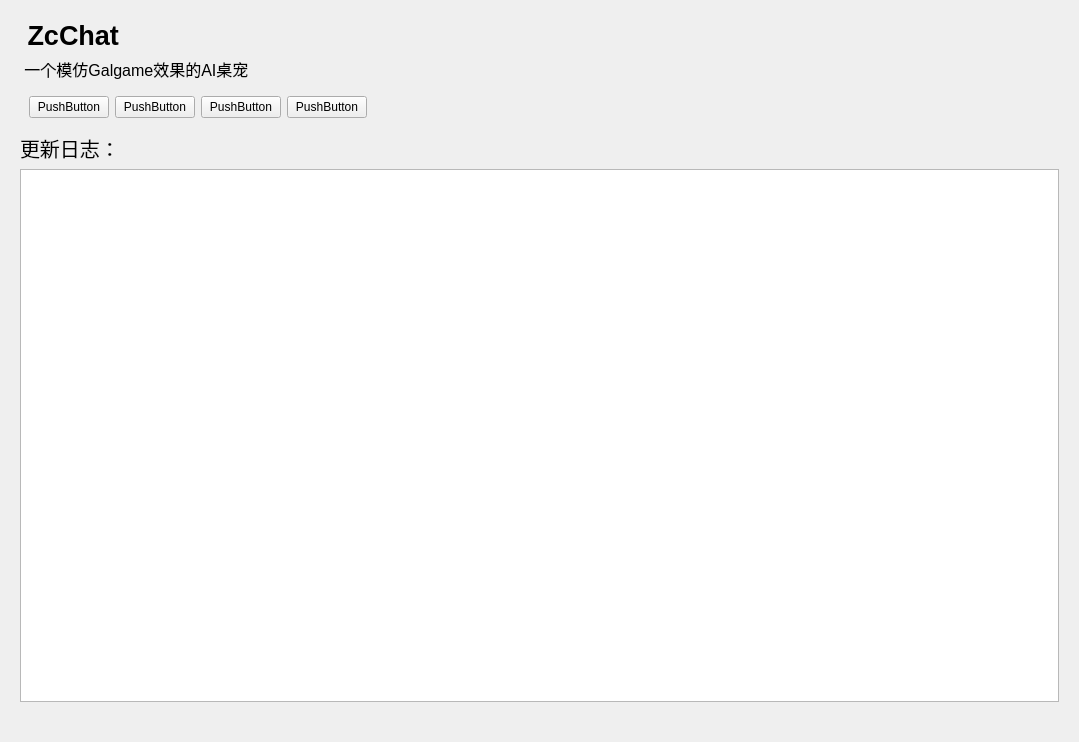
<?xml version="1.0" encoding="UTF-8"?>
<ui version="4.0">
 <class>about</class>
 <widget class="QWidget" name="about">
  <property name="enabled">
   <bool>true</bool>
  </property>
  <property name="geometry">
   <rect>
    <x>0</x>
    <y>0</y>
    <width>1079</width>
    <height>742</height>
   </rect>
  </property>
  <property name="windowTitle">
   <string>Form</string>
  </property>
  <layout class="QVBoxLayout" name="verticalLayout_2" stretch="0,0,0,0,1,0">
   <property name="leftMargin">
    <number>20</number>
   </property>
   <property name="topMargin">
    <number>20</number>
   </property>
   <property name="rightMargin">
    <number>20</number>
   </property>
   <property name="bottomMargin">
    <number>20</number>
   </property>
   <item>
    <widget class="ElaText" name="label">
     <property name="font">
      <font>
       <pointsize>20</pointsize>
       <bold>true</bold>
      </font>
     </property>
     <property name="text">
      <string> ZcChat</string>
     </property>
    </widget>
   </item>
   <item>
    <widget class="ElaText" name="label_2">
     <property name="font">
      <font>
       <pointsize>12</pointsize>
      </font>
     </property>
     <property name="text">
      <string> 一个模仿Galgame效果的AI桌宠</string>
     </property>
    </widget>
   </item>
   <item>
    <layout class="QVBoxLayout" name="verticalLayout">
     <item>
      <widget class="QWidget" name="widget" native="true">
       <layout class="QHBoxLayout" name="horizontalLayout" stretch="0,0,0,0,1">
        <item>
         <widget class="ElaAcrylicUrlCard" name="pushButton">
          <property name="text">
           <string>PushButton</string>
          </property>
         </widget>
        </item>
        <item>
         <widget class="ElaAcrylicUrlCard" name="pushButton_2">
          <property name="text">
           <string>PushButton</string>
          </property>
         </widget>
        </item>
        <item>
         <widget class="ElaAcrylicUrlCard" name="pushButton_3">
          <property name="text">
           <string>PushButton</string>
          </property>
         </widget>
        </item>
        <item>
         <widget class="ElaAcrylicUrlCard" name="pushButton_4">
          <property name="text">
           <string>PushButton</string>
          </property>
         </widget>
        </item>
        <item>
         <spacer name="horizontalSpacer">
          <property name="orientation">
           <enum>Qt::Orientation::Horizontal</enum>
          </property>
          <property name="sizeHint" stdset="0">
           <size>
            <width>40</width>
            <height>20</height>
           </size>
          </property>
         </spacer>
        </item>
       </layout>
      </widget>
     </item>
    </layout>
   </item>
   <item>
    <widget class="ElaText" name="label_3">
     <property name="font">
      <font>
       <pointsize>15</pointsize>
      </font>
     </property>
     <property name="text">
      <string>更新日志：</string>
     </property>
    </widget>
   </item>
   <item>
    <widget class="ElaTableView" name="tableView">
     <property name="editTriggers">
      <set>QAbstractItemView::EditTrigger::NoEditTriggers</set>
     </property>
     <attribute name="horizontalHeaderVisible">
      <bool>false</bool>
     </attribute>
     <attribute name="horizontalHeaderShowSortIndicator" stdset="0">
      <bool>true</bool>
     </attribute>
     <attribute name="horizontalHeaderStretchLastSection">
      <bool>false</bool>
     </attribute>
     <attribute name="verticalHeaderVisible">
      <bool>false</bool>
     </attribute>
    </widget>
   </item>
   <item>
    <widget class="ElaText" name="label_msg">
     <property name="font">
      <font>
       <pointsize>9</pointsize>
      </font>
     </property>
     <property name="text">
      <string/>
     </property>
    </widget>
   </item>
  </layout>
 </widget>
 <customwidgets>
  <customwidget>
   <class>ElaText</class>
   <extends>QLabel</extends>
   <header location="global">elatext.h</header>
  </customwidget>
  <customwidget>
   <class>ElaAcrylicUrlCard</class>
   <extends>QPushButton</extends>
   <header location="global">elaacrylicurlcard.h</header>
  </customwidget>
  <customwidget>
   <class>ElaTableView</class>
   <extends>QTableView</extends>
   <header location="global">elatableview.h</header>
  </customwidget>
 </customwidgets>
 <resources/>
 <connections/>
</ui>
